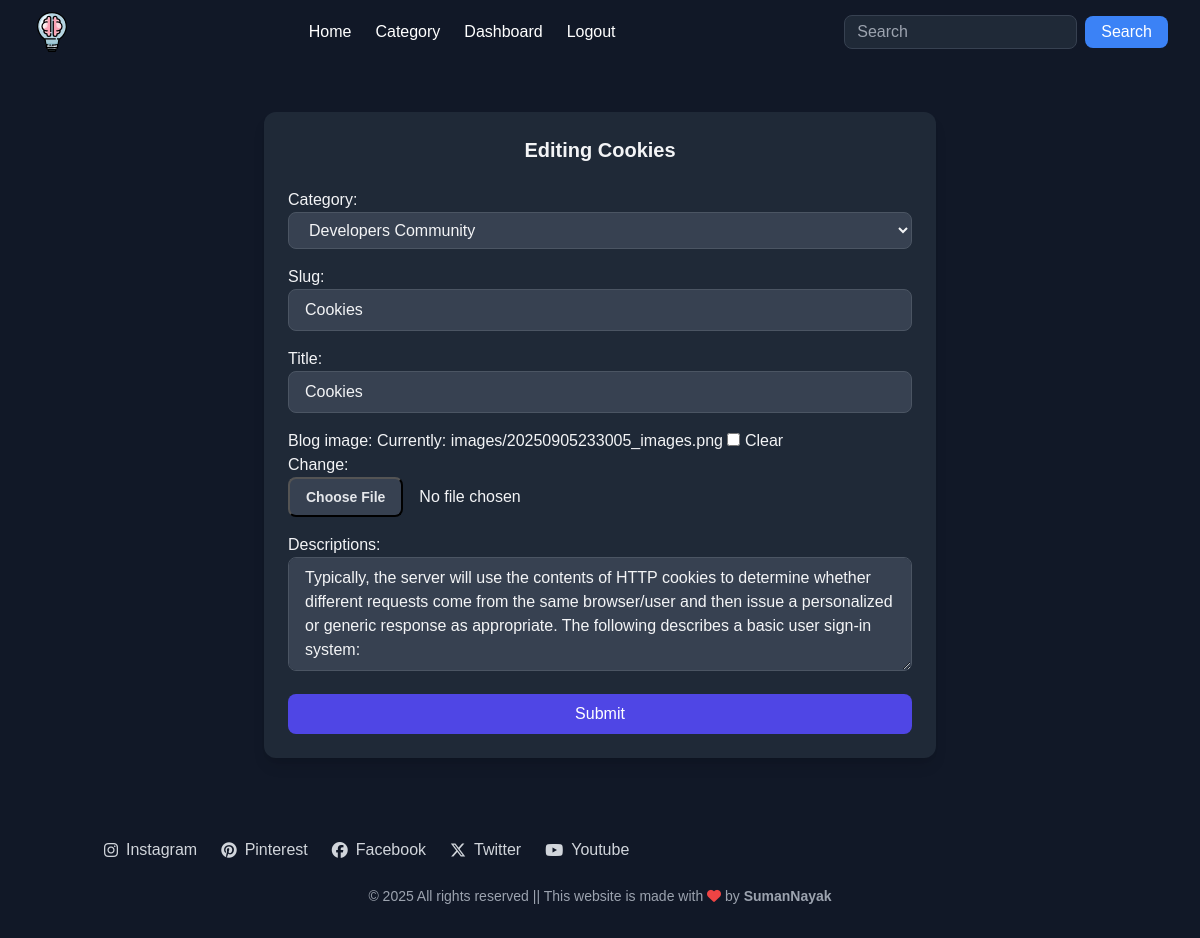
/edit/5, run on an earlier commit of the app's database.
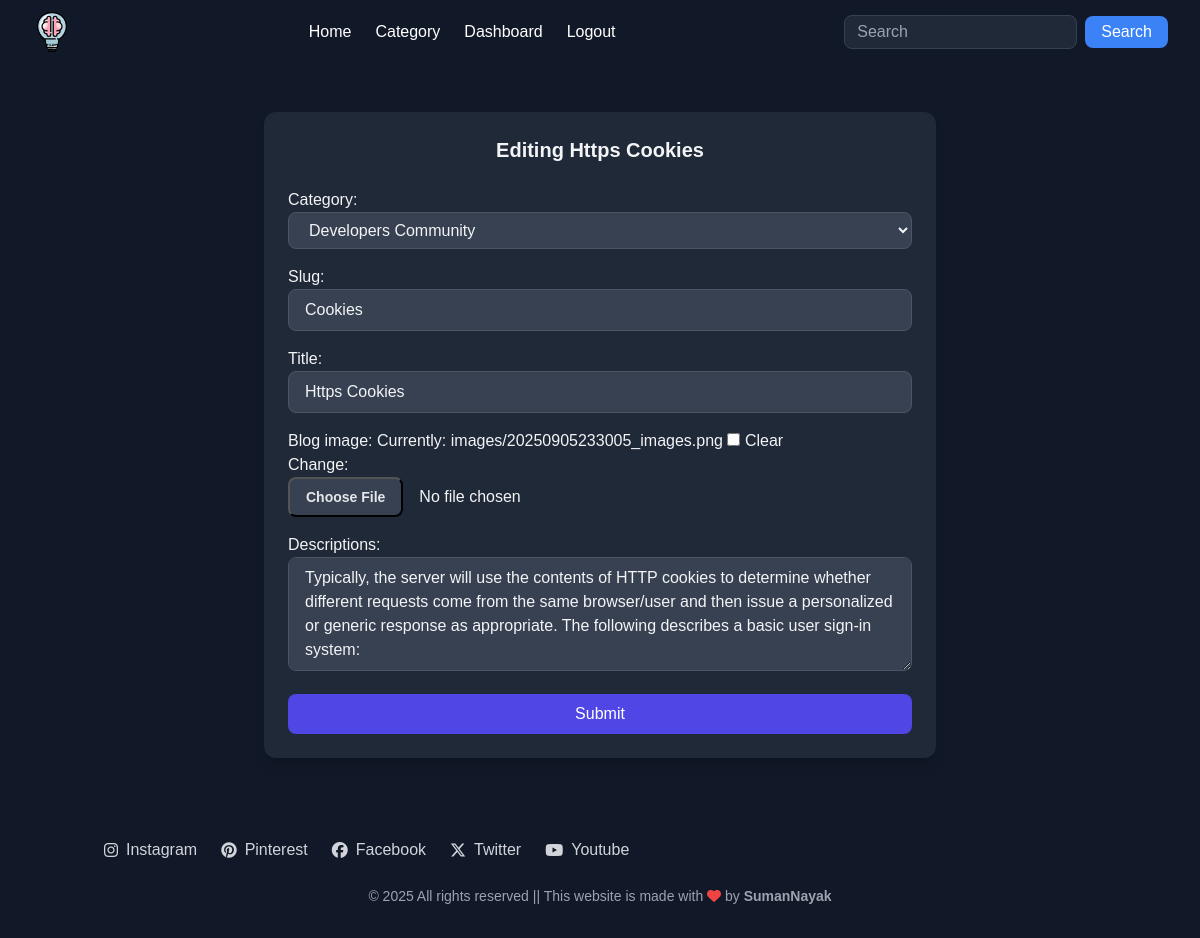
And on a later commit of the database.
### post/models.py (models this page shows, shortened)
class Catblog(models.Model):
    category = models.ForeignKey(Category, on_delete=models.CASCADE)
    slug=models.CharField(max_length=150,null=False,blank=False)
    title=models.CharField(max_length=150,null=False,blank=False)
    blog_image=models.ImageField(upload_to=get_image_path,null=True,blank=True)
    small_description=models.CharField(max_length= 250,null=False,blank=False)
    descriptions=models.TextField(max_length= 500,null=False,blank=False)
    author = models.ForeignKey(User,on_delete=models.CASCADE)
    status=models.BooleanField(default=False,help_text="0=default,1=Trending")
    trending=models.BooleanField(default=False,help_text="0=default,1=Trending")
    tag=models.CharField(max_length=150,null=False,blank=False)
    meta_title=models.CharField(max_length=150,null=False,blank=False)
    meta_keywords=models.CharField(max_length=150,null=False,blank=False)
    created_at=models.DateTimeField(auto_now_add=True)
    class Meta:
        ordering = ('-created_at',)

### post/views.py (the view)
# urls.py: path('edit/<int:pk>', views.edit_view,name='edit'),
def edit_view(request,pk):
    post = get_object_or_404(Catblog, id=pk)
    if request.method == "POST":
        p_form = PostForm(request.POST,request.FILES,instance=post)
        if p_form.is_valid():
            instance = p_form.save(commit=False)
            instance.author = request.user
            instance.save()
            p_form.save_m2m()
            messages.success(request,"Yayy! Post edited successfully !")
            return redirect("blog_view",cat_slug=post.category.slug,post_slug=post.slug)
    else:
        p_form = PostForm(instance=post)
    return render(request,'post_edit.html',{'post':post,'p_form':p_form})

### post/models.py (called while the page is built)
    def __str__(self):
        return str(self.name)

### templates/post_edit.html (shortened to what this page needs)
{% extends 'base.html' %}
{% load static %}
{% load tz %}
{% load crispy_forms_tags %}
{% block content %}
<section class="py-12 bg-gray-900 text-gray-100">
  <div class="container mx-auto px-4">
    <div class="max-w-2xl mx-auto bg-gray-800 rounded-xl p-6 shadow-lg">
      <h3 class="text-xl font-bold text-center mb-6">Editing {{post.title}}</h3>
      <form method="post" enctype="multipart/form-data" class="space-y-4">
        {{ p_form.as_p }}
        <button type="submit"
                class="w-full px-4 py-2 bg-indigo-600 text-white rounded-lg hover:bg-indigo-700 transition">
          Submit
        </button>
      </form>
    </div>
  </div>
</section>
{% endblock %}

What changed in the data, as far as the page shows it:
changed Catblog "Developers Community": title "Cookies" → "Https Cookies"
